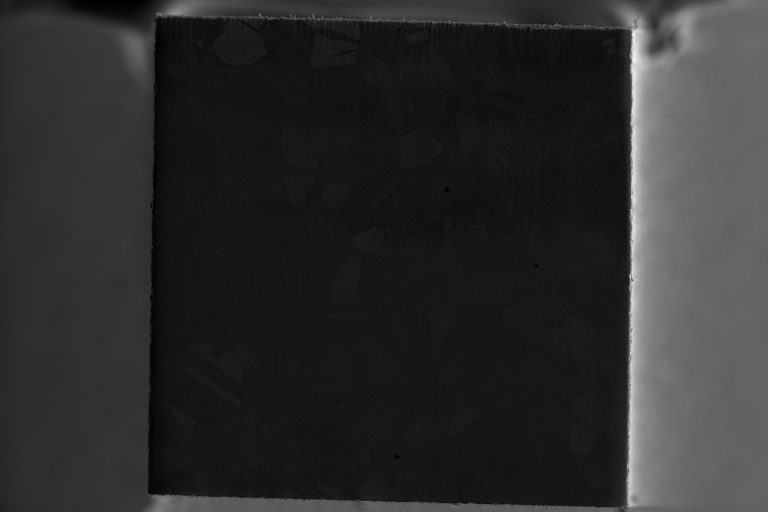
#> input picture test_data/SE.tif, 1536 x 1024 px (shown at 1/2 size)
$ python rescale.py
#> lines starting #> are read from the running program, lines starting #| are printed output that depends on the picture
import os
import numpy as np
from skimage import io, transform
import imageio


#### USER INPUTS ####
lower_resolution = 2.5
higher_resolution = 1.3
higher_res_image_path = 'test_data/SE.tif'
image_dtype = np.uint8
flip_image = True
#### END USER INPUTS ####

folder = os.path.dirname(higher_res_image_path)
basename = os.path.splitext(os.path.basename(higher_res_image_path))[0]
save_name = os.path.join(folder, basename + '_rescaled.tif')

downscale_factor = higher_resolution / lower_resolution
higher_res_image = io.imread(higher_res_image_path, as_gray=True)
#> higher_res_image is the input picture: shape (1024, 1536); min 0, max 254, mean 45.1
higher_res_image = higher_res_image.astype(np.float32)
higher_res_image = higher_res_image / np.max(higher_res_image)
lower_res_image = transform.rescale(higher_res_image, downscale_factor, anti_aliasing=True)
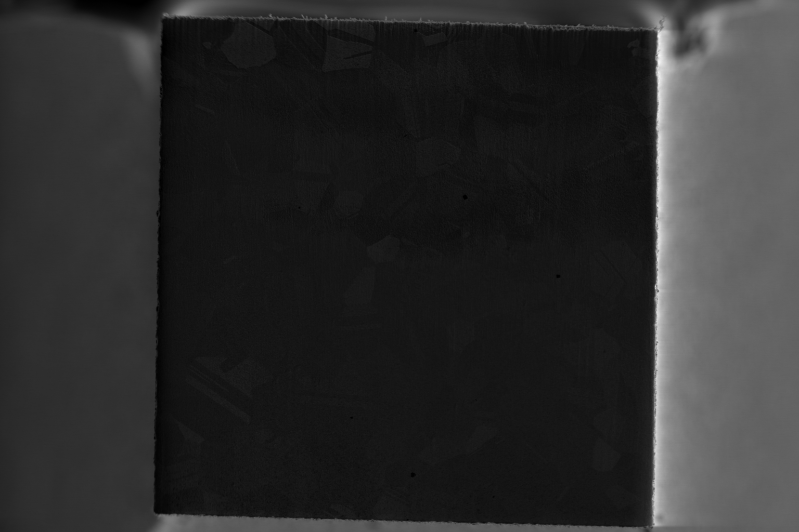
#> lower_res_image: shape (532, 799) float32; min 0, max 0.959, mean 0.177
lower_res_image = lower_res_image.astype(np.float32)
if image_dtype == np.uint8:
    lower_res_image = np.around(255 * ((lower_res_image - np.min(lower_res_image)) / (np.max(lower_res_image) - np.min(lower_res_image)))).astype(np.uint8)
elif image_dtype == np.uint16:
    lower_res_image = np.around(65535 * ((lower_res_image - np.min(lower_res_image)) / (np.max(lower_res_image) - np.min(lower_res_image)))).astype(np.uint16)
else:
    lower_res_image = lower_res_image.astype(image_dtype)

print('Original image shape: {}'.format(higher_res_image.shape))
#| Original image shape: (1024, 1536)
print('Rescaled image shape: {}'.format(lower_res_image.shape))
#| Rescaled image shape: (532, 799)
print('Saving rescaled image to: {}'.format(save_name))
if flip_image:
    lower_res_image = np.flip(lower_res_image, axis=0)
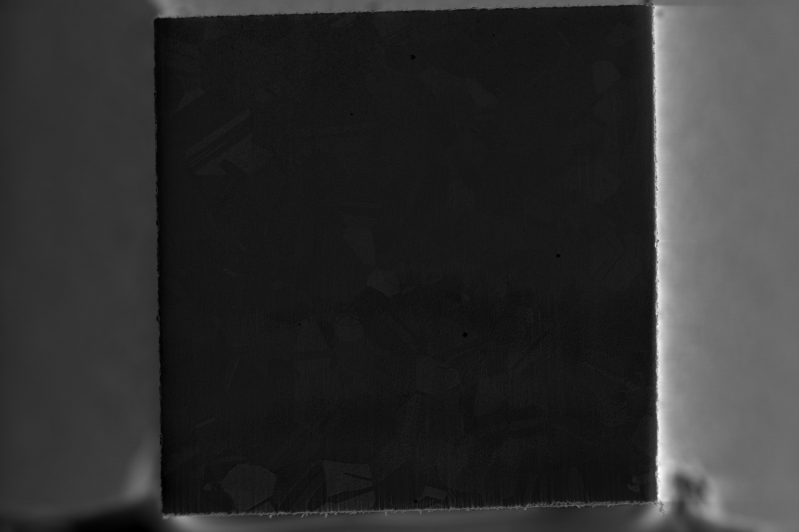
#> lower_res_image: shape (532, 799); min 0, max 255, mean 47.2
imageio.imwrite(save_name, lower_res_image)
